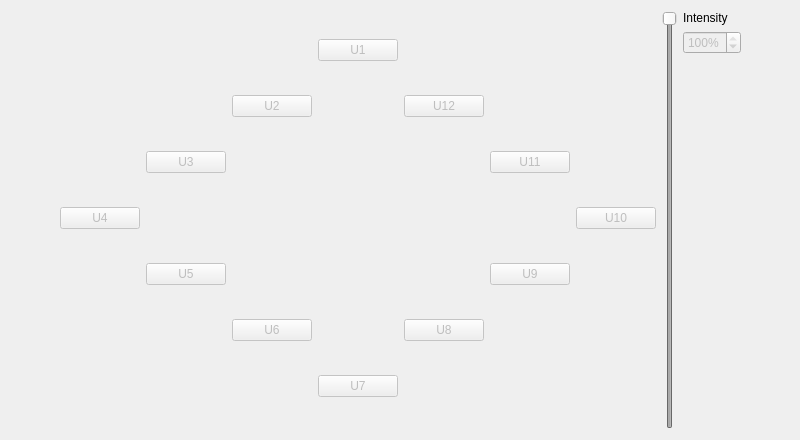
<?xml version="1.0" encoding="UTF-8"?>
<ui version="4.0">
 <class>Form</class>
 <widget class="QWidget" name="Form">
  <property name="geometry">
   <rect>
    <x>0</x>
    <y>0</y>
    <width>800</width>
    <height>440</height>
   </rect>
  </property>
  <property name="windowTitle">
   <string>Plot</string>
  </property>
  <layout class="QHBoxLayout" name="horizontalLayout">
   <item>
    <spacer name="horizontalSpacer">
     <property name="orientation">
      <enum>Qt::Horizontal</enum>
     </property>
     <property name="sizeHint" stdset="0">
      <size>
       <width>40</width>
       <height>20</height>
      </size>
     </property>
    </spacer>
   </item>
   <item>
    <layout class="QGridLayout" name="gridLayout">
     <item row="3" column="0">
      <widget class="QPushButton" name="_u4">
       <property name="enabled">
        <bool>false</bool>
       </property>
       <property name="minimumSize">
        <size>
         <width>5</width>
         <height>0</height>
        </size>
       </property>
       <property name="autoFillBackground">
        <bool>false</bool>
       </property>
       <property name="text">
        <string>U4</string>
       </property>
      </widget>
     </item>
     <item row="3" column="6">
      <widget class="QPushButton" name="_u10">
       <property name="enabled">
        <bool>false</bool>
       </property>
       <property name="sizePolicy">
        <sizepolicy hsizetype="Minimum" vsizetype="Fixed">
         <horstretch>0</horstretch>
         <verstretch>0</verstretch>
        </sizepolicy>
       </property>
       <property name="minimumSize">
        <size>
         <width>5</width>
         <height>0</height>
        </size>
       </property>
       <property name="text">
        <string>U10</string>
       </property>
      </widget>
     </item>
     <item row="0" column="3">
      <widget class="QPushButton" name="_u1">
       <property name="enabled">
        <bool>false</bool>
       </property>
       <property name="sizePolicy">
        <sizepolicy hsizetype="Minimum" vsizetype="Fixed">
         <horstretch>0</horstretch>
         <verstretch>0</verstretch>
        </sizepolicy>
       </property>
       <property name="minimumSize">
        <size>
         <width>5</width>
         <height>0</height>
        </size>
       </property>
       <property name="text">
        <string>U1</string>
       </property>
      </widget>
     </item>
     <item row="6" column="3">
      <widget class="QPushButton" name="_u7">
       <property name="enabled">
        <bool>false</bool>
       </property>
       <property name="minimumSize">
        <size>
         <width>5</width>
         <height>0</height>
        </size>
       </property>
       <property name="text">
        <string>U7</string>
       </property>
      </widget>
     </item>
     <item row="2" column="1">
      <widget class="QPushButton" name="_u3">
       <property name="enabled">
        <bool>false</bool>
       </property>
       <property name="minimumSize">
        <size>
         <width>5</width>
         <height>0</height>
        </size>
       </property>
       <property name="text">
        <string>U3</string>
       </property>
      </widget>
     </item>
     <item row="1" column="2">
      <widget class="QPushButton" name="_u2">
       <property name="enabled">
        <bool>false</bool>
       </property>
       <property name="minimumSize">
        <size>
         <width>5</width>
         <height>0</height>
        </size>
       </property>
       <property name="text">
        <string>U2</string>
       </property>
      </widget>
     </item>
     <item row="1" column="4">
      <widget class="QPushButton" name="_u12">
       <property name="enabled">
        <bool>false</bool>
       </property>
       <property name="minimumSize">
        <size>
         <width>5</width>
         <height>0</height>
        </size>
       </property>
       <property name="text">
        <string>U12</string>
       </property>
      </widget>
     </item>
     <item row="2" column="5">
      <widget class="QPushButton" name="_u11">
       <property name="enabled">
        <bool>false</bool>
       </property>
       <property name="minimumSize">
        <size>
         <width>5</width>
         <height>0</height>
        </size>
       </property>
       <property name="text">
        <string>U11</string>
       </property>
      </widget>
     </item>
     <item row="4" column="1">
      <widget class="QPushButton" name="_u5">
       <property name="enabled">
        <bool>false</bool>
       </property>
       <property name="minimumSize">
        <size>
         <width>5</width>
         <height>0</height>
        </size>
       </property>
       <property name="text">
        <string>U5</string>
       </property>
      </widget>
     </item>
     <item row="5" column="2">
      <widget class="QPushButton" name="_u6">
       <property name="enabled">
        <bool>false</bool>
       </property>
       <property name="minimumSize">
        <size>
         <width>5</width>
         <height>0</height>
        </size>
       </property>
       <property name="text">
        <string>U6</string>
       </property>
      </widget>
     </item>
     <item row="5" column="4">
      <widget class="QPushButton" name="_u8">
       <property name="enabled">
        <bool>false</bool>
       </property>
       <property name="minimumSize">
        <size>
         <width>5</width>
         <height>0</height>
        </size>
       </property>
       <property name="text">
        <string>U8</string>
       </property>
      </widget>
     </item>
     <item row="4" column="5">
      <widget class="QPushButton" name="_u9">
       <property name="enabled">
        <bool>false</bool>
       </property>
       <property name="minimumSize">
        <size>
         <width>5</width>
         <height>0</height>
        </size>
       </property>
       <property name="text">
        <string>U9</string>
       </property>
      </widget>
     </item>
    </layout>
   </item>
   <item>
    <layout class="QGridLayout" name="gridLayout_2">
     <item row="0" column="0">
      <widget class="QSlider" name="_intensity_slider">
       <property name="enabled">
        <bool>false</bool>
       </property>
       <property name="minimum">
        <number>1</number>
       </property>
       <property name="maximum">
        <number>100</number>
       </property>
       <property name="value">
        <number>100</number>
       </property>
       <property name="orientation">
        <enum>Qt::Vertical</enum>
       </property>
       <property name="invertedAppearance">
        <bool>false</bool>
       </property>
       <property name="tickPosition">
        <enum>QSlider::NoTicks</enum>
       </property>
       <property name="tickInterval">
        <number>10</number>
       </property>
      </widget>
     </item>
     <item row="0" column="1">
      <layout class="QGridLayout" name="gridLayout_3">
       <item row="1" column="0">
        <widget class="QSpinBox" name="_intensity_spin">
         <property name="enabled">
          <bool>false</bool>
         </property>
         <property name="suffix">
          <string>%</string>
         </property>
         <property name="prefix">
          <string/>
         </property>
         <property name="minimum">
          <number>1</number>
         </property>
         <property name="maximum">
          <number>100</number>
         </property>
         <property name="value">
          <number>100</number>
         </property>
        </widget>
       </item>
       <item row="0" column="0">
        <widget class="QLabel" name="label">
         <property name="text">
          <string>Intensity</string>
         </property>
        </widget>
       </item>
       <item row="2" column="0">
        <spacer name="verticalSpacer">
         <property name="orientation">
          <enum>Qt::Vertical</enum>
         </property>
         <property name="sizeHint" stdset="0">
          <size>
           <width>20</width>
           <height>40</height>
          </size>
         </property>
        </spacer>
       </item>
      </layout>
     </item>
    </layout>
   </item>
   <item>
    <spacer name="horizontalSpacer_2">
     <property name="orientation">
      <enum>Qt::Horizontal</enum>
     </property>
     <property name="sizeHint" stdset="0">
      <size>
       <width>40</width>
       <height>20</height>
      </size>
     </property>
    </spacer>
   </item>
  </layout>
 </widget>
 <resources/>
 <connections/>
</ui>
